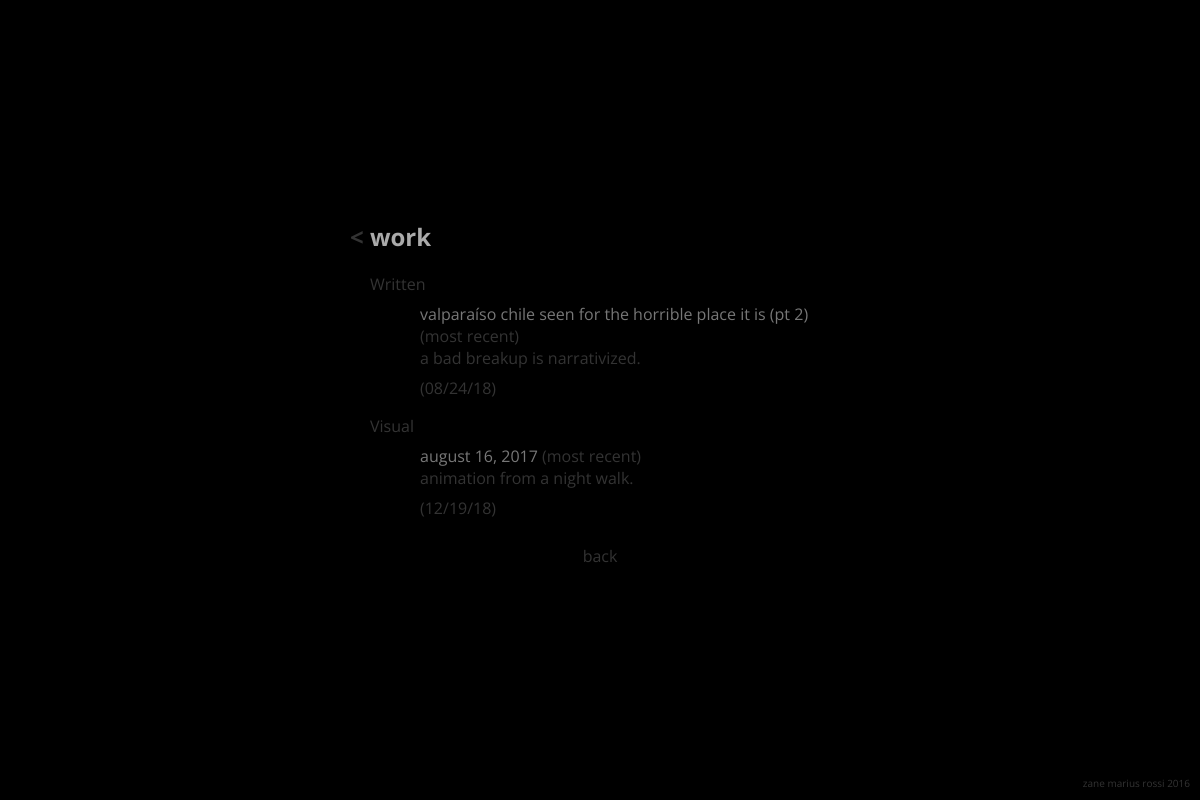
Before: /produce/ with the older database file.
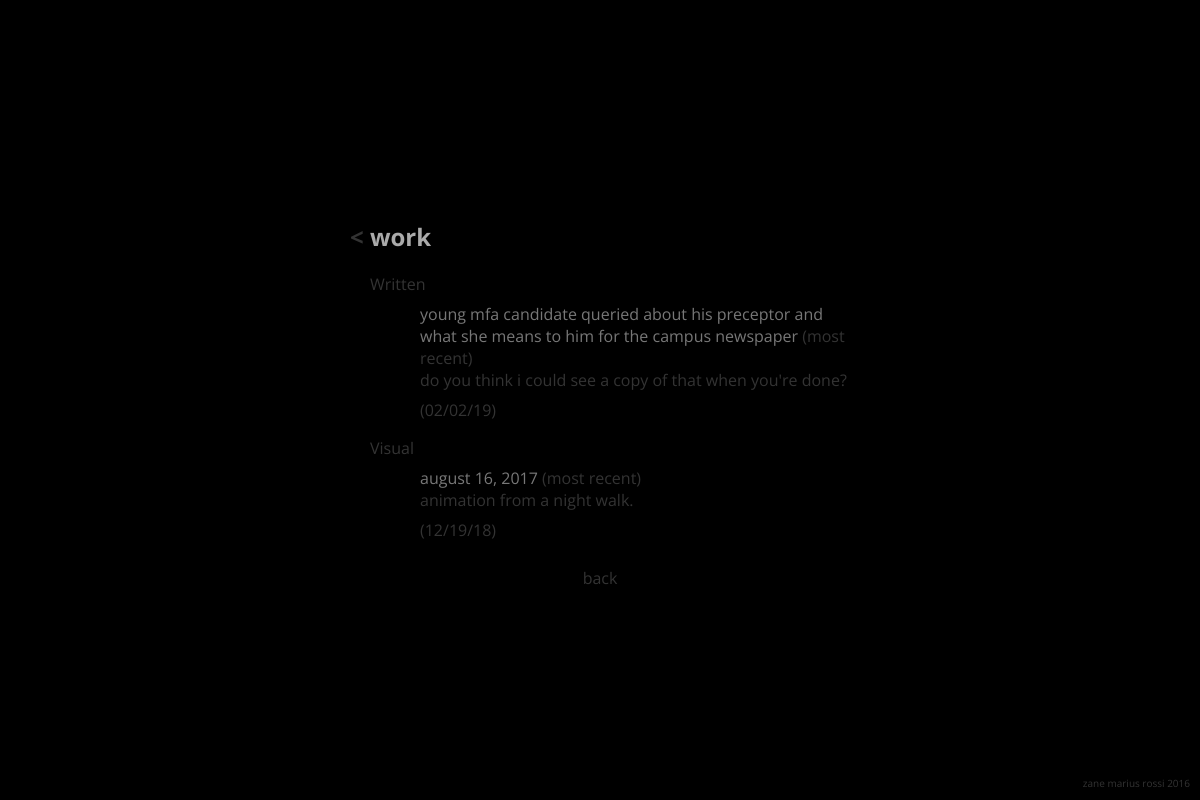
After: the same page with the newer database file.
### produce/models.py (models this page shows, shortened)
class WrittenObject(models.Model):
	title       = models.CharField(max_length=200, default="n/a")
	description = models.CharField(max_length=500, default="n/a")
	pub_date    = models.DateTimeField('date published',default=timezone.now)
	word_count  = models.IntegerField(default=0)
	content     = models.TextField(default="n/a")
	cited_works  = models.ManyToManyField('library.LibraryObject', blank=True)

### produce/views.py (the view)
# urls.py: path("", views.index, name="index"),
def index(request):
	recent_written = WrittenObject.objects.order_by('-pub_date')
	recent_visual  = VisualObject.objects.order_by('-pub_date')
	context = {'recent_written' : recent_written, 'recent_visual': recent_visual}
	return render(request, 'produce/index.html', context)

### produce/templates/produce/index.html (shortened to what this page needs)
{% extends 'base/base.html' %}
{% block content %}
			<div class="heading">
			</div>
			<div class="sub-heading">
				<h2>
					<a href="{% url 'base:index' %}">< </a>work
				</h2>
			</div>
			<div class="info">
				<li>
					<a href="{% url 'produce:written' %}">Written</a>
				</li>
				{% if recent_written %}
				<li class="indented">
					<div class="info_text">
						<a style="color: #777 ;" href="{% url 'produce:written_individual' recent_written.0.pk %}">
							{{ recent_written.0.title }}
						</a>
						<span>(most recent)</span>
					<br>
						<a href="{% url 'produce:written_individual' recent_written.0.pk %}">
							{{ recent_written.0.description }}
						</a>
					</div>
					<div class="info_text_dark">
						({{ recent_written.0.pub_date|date:"m/d/y" }})
					</div>
				</li>
				{% else %}
				<li class="indented">
					There is nothing here.
				</li>
				{% endif %}
				<li>
					<a href="{% url 'produce:visual' %}">Visual</a>
				</li>
				{% if recent_visual %}
				<li class="indented">
					<div class="info_text">
						<a style="color: #777 ;" href="{% url 'produce:visual_individual' recent_visual.0.pk %}">
							{{ recent_visual.0.title }}
						</a>
						<span>(most recent)</span>
					<br>
						<a href="{% url 'produce:visual_individual' recent_visual.0.pk %}">
							{{ recent_visual.0.description }}
						</a>
					</div>
					<div class="info_text_dark">
						({{ recent_visual.0.pub_date|date:"m/d/y" }})
					</div>
				</li>
				{% else %}
				<li class="indented">
					there is nothing here.
				</li>
				{% endif %}
			</div>
			<div class="nav">
				<a href="{% url 'base:index' %}">back</a>
			</div>
			<div class="footer">
				zane marius rossi 2016
			</div>
{% endblock %}

Changed rows visible on the page:
no longer on this page (row unchanged): WrittenObject: title "valparaíso chile seen for the horrible place it is (pt 2)", description "a bad breakup is narrativized.", pub_date "08/24/18"
added WrittenObject: title "young mfa candidate queried about his preceptor and what she means to him for the campus newspaper", description "do you think i could see a copy of that when you're done?", pub_date "02/02/19"
